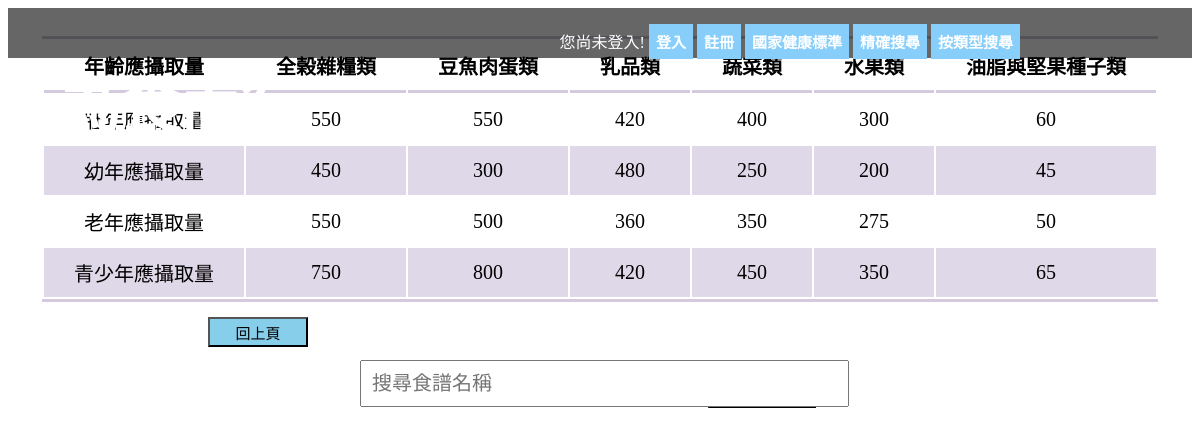
Screenshot of /standard.php with the database file from the repository.
### standard.php (the view, shortened to what this page needs)
<!DOCTYPE html>
<html lang = "en">
<head>
<?php
	include ("home.php");
    $mysqli -> query('set names utf8');
    $sql = "select * from 國家健康標準";
    $get = $mysqli -> query($sql);
    echo "<center><table class = 'standard'><thead>";
    echo "<tr><td><b>年齡應攝取量</b></td>";
    echo "<td><b>全榖雜糧類</b></td>";
    echo "<td><b>豆魚肉蛋類</b></td>";
    echo "<td><b>乳品類</b></td>";
    echo "<td><b>蔬菜類</b></td>";
	echo "<td><b>水果類</b></td>";
	echo "<td><b>油脂與堅果種子類</b></td></tr></thead>";
	echo "<tbody>";
    while($result = mysqli_fetch_row($get))
    {
        echo "<tr><td>".$result[0]."</td>";
        echo "<td>".$result[1]."</td>";
        echo "<td>".$result[2]."</td>";
        echo "<td>".$result[3]."</td>";
        echo "<td>".$result[4]."</td>";
		echo "<td>".$result[5]."</td>";
		echo "<td>".$result[6]."</td></tr>";
    }
	echo "</tbody></table></center>";
?>
</head>
<body>
    <input class = "inputStd" type="button" value="回上頁" onclick="history.back()">
</body>
</html>

### home.php (shortened to what this page needs)
<!DOCTYPE html>
<html lang = "en">
<head>
    <link rel="stylesheet" type = text/css href="style.css">
    <link rel="stylesheet" href="//code.jquery.com/ui/1.10.4/themes/smoothness/jquery-ui.css">
    <link rel="stylesheet" href="searchbox.css">
</head>
<body>
    <header>
        <span class="set"></span>
    </header>
    <h1 class = "title">為食而行</h1>
    <ul style = "right: 15%">
        <li id = "checkIfLogin"></li>
        <a href = "login.php">
            <li class = "option" id = "loginIn">登入</li>
        </a>
        <a href = "register.php">
            <li class = "option" id = "register">註冊</li>
        </a>
        <a href = "standard.php">
            <li class = "option">國家健康標準</li>
        </a>
        <a href = "#">
            <li class = "option" onclick="getClick()">精確搜尋</li>
        </a>
        <a href = "#1">
            <li class = "option" onclick="getClickTwo()">按類型搜尋</li>
        </a>
    </ul>
    <form action = "searchResult.php" method = "post">
        <input class = "searchBox" type = "text" name = "searchName" size = "40" maxlength ="20" placeholder="搜尋食譜名稱" required>
    </form>
</body>
</html>

### style.css (style rules this page uses)
header { position: relative; width: 100%; }
.set { background-color: black; opacity: 0.6; width: 100%; height: 50px; position: absolute; z-index: 1; }
.title { font-family: DFKai-sb; font-size: 60px; color: white; position: absolute; left: 5%; margin-top: 50px; z-index: 1; }
.option { font-weight: bold; font-size: 15px; border: 5px lightskyblue solid; display: inline-block; padding: 2px; background-color: lightskyblue; }
ul { font-family: DFKai-sb; list-style: none; color: white; position: absolute; z-index: 1; }
ul li { display: inline; }
a { color: white; text-decoration: none; }
.searchBox { font-family: DFKai-sb; font-size: 20px; padding: 10px; position: absolute; z-index: 1; left: 30%; top: 45%; }
table thead tr td { border-bottom-style: solid; border-bottom-color: rgb(211, 202, 221); font-size: 20px; font-family: DFKai-sb; }
table { margin-top: 10px; margin-bottom: 10px; border-top-style: solid; border-top-color: rgb(211, 202, 221); border-bottom-style: solid; border-bottom-color: rgb(211, 202, 221); }
table tbody tr:nth-child(even) { background-color: rgb(223, 216, 232) }
table td { padding: 5px 110px; text-align: center; }
table.standard { margin-bottom: 15px; }
table.standard td { padding: 10px 30px; font-size: 20px; font-family: DFKai-sb; }
.inputStd { font-family: DFKai-sb; font-size: 15px; margin-left: 200px; width: 100px; height: 30px; cursor: pointer; background-color: skyblue; }

### rows the page displays
國家健康標準: 年齡應攝取量 "壯年應攝取量", 全榖雜糧類 "550", 豆魚肉蛋類 "550", 乳品類 "420", 蔬菜類 "400", 水果類 "300", 油脂與堅果種子類 "60"
國家健康標準: 年齡應攝取量 "幼年應攝取量", 全榖雜糧類 "450", 豆魚肉蛋類 "300", 乳品類 "480", 蔬菜類 "250", 水果類 "200", 油脂與堅果種子類 "45"
國家健康標準: 年齡應攝取量 "老年應攝取量", 全榖雜糧類 "550", 豆魚肉蛋類 "500", 乳品類 "360", 蔬菜類 "350", 水果類 "275", 油脂與堅果種子類 "50"
國家健康標準: 年齡應攝取量 "青少年應攝取量", 全榖雜糧類 "750", 豆魚肉蛋類 "800", 乳品類 "420", 蔬菜類 "450", 水果類 "350", 油脂與堅果種子類 "65"
